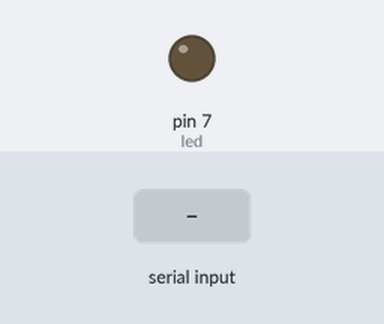
The sketch below on a simulated Arduino Uno, built with avr-gcc and run on an emulated ATmega328P. On the bench: output pins drawn as LEDs (lit = HIGH). Dashed ring = blinking. Inputs (shaded band) come from the test bench.

Above: at 1.2 s.
1.3 s: byte 90 received over Serial
At 1.4 s:
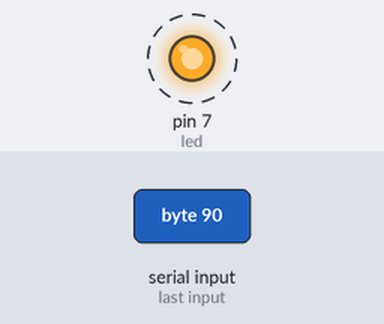
Timing chart, 0 to 10.3 s (numbered marks = the images above; inputs shaded):
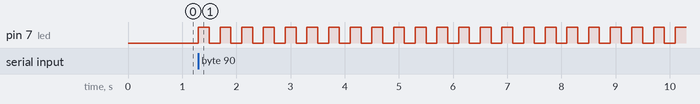

The sketch:

questao_1.ino
```cpp
#define led 7

void setup() {
  Serial.begin(9600);
  pinMode(led, OUTPUT);
}
void loop() {
  if (Serial.available()) {
    int n = Serial.read();
    n -= 48;
    for (int i = 0; i < n; i++) {
      digitalWrite(led, HIGH);
      delay(200);
      digitalWrite(led, LOW);
      delay(200);
    }
  }
}
```

Measured:
- after the input at 1.3 s, pin 7 (led): alternates HIGH for 0.20 s and LOW for 0.20 s, starting at once
